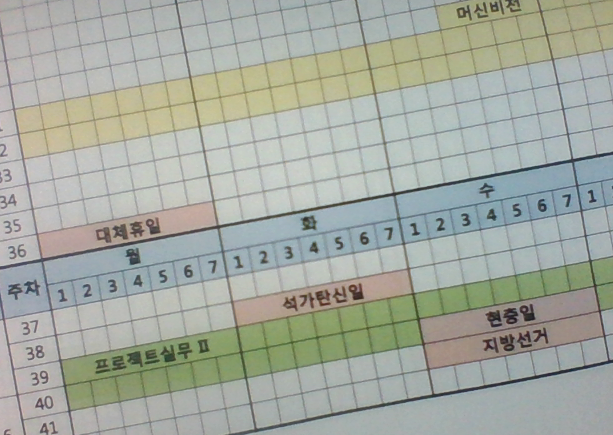
#> input picture timetable.png, 613 x 435 px
$ python thres.py
#> lines starting #> are read from the running program, lines starting #| are printed output that depends on the picture; after the words box and inside, x2 and y2 are one past the last pixel; in counts of white or black regions, pixels touching at a corner belong together
import cv2
import numpy as np
from matplotlib import pyplot as plt

img = cv2.imread('timetable.png',0)
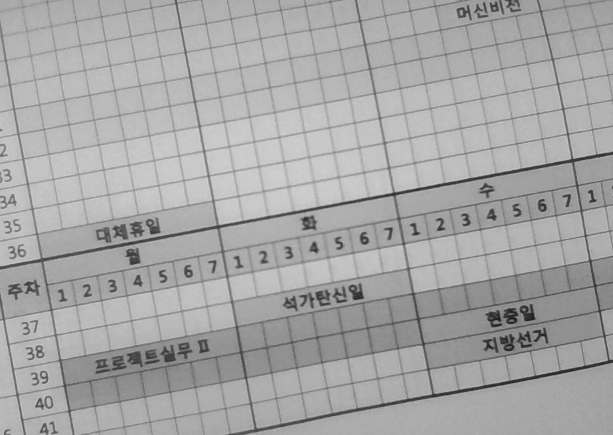
#> img: shape (435, 613); min 21, max 210, mean 166.7
img = cv2.medianBlur(img,5)
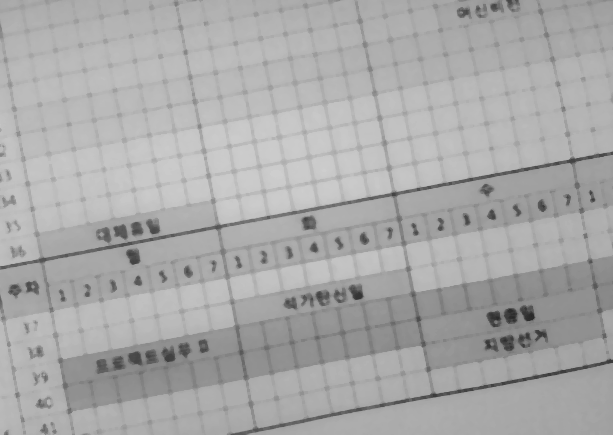
#> img: shape (435, 613); min 39, max 206, mean 169.1

ret,th1 = cv2.threshold(img,127,255,cv2.THRESH_BINARY)
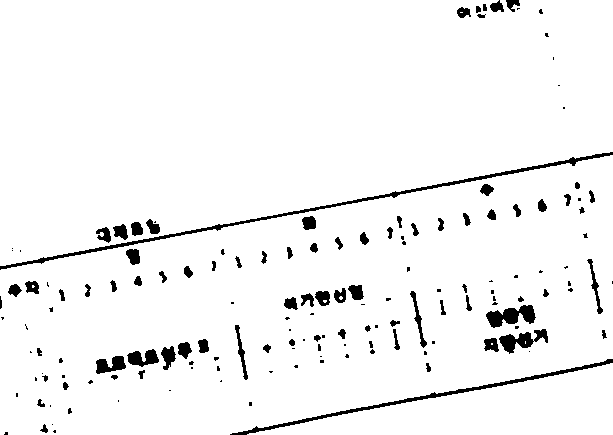
#> th1: shape (435, 613); 95.7% white; 154 black regions (73 under 20 px), largest, box (x1, y1, x2, y2) and area: (0, 152, 613, 270) 1996, (230, 359, 613, 435) 1343, (486, 305, 536, 328) 644
th2 = cv2.adaptiveThreshold(img,255,cv2.ADAPTIVE_THRESH_MEAN_C, cv2.THRESH_BINARY,9,2)
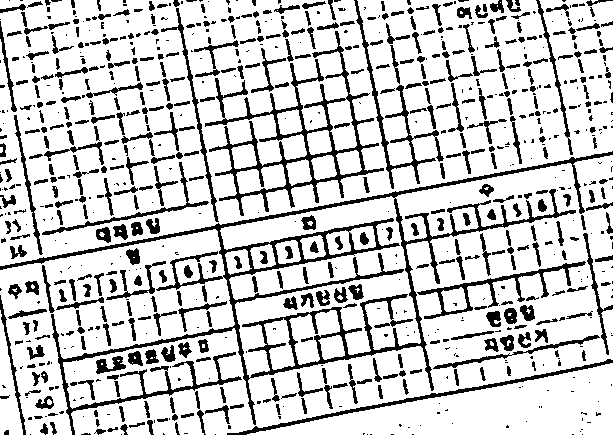
#> th2: shape (435, 613); 79.9% white; 833 black regions (388 under 20 px), largest, box (x1, y1, x2, y2) and area: (0, 151, 613, 435) 12500, (205, 31, 384, 216) 4684, (354, 0, 444, 189) 1443
th3 = cv2.adaptiveThreshold(img,255,cv2.ADAPTIVE_THRESH_GAUSSIAN_C, cv2.THRESH_BINARY,9,2)
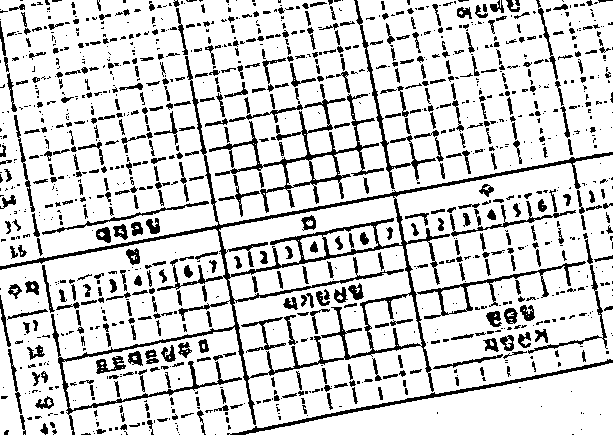
#> th3: shape (435, 613); 82.9% white; 1183 black regions (667 under 20 px), largest, box (x1, y1, x2, y2) and area: (0, 56, 613, 435) 9724, (209, 84, 384, 213) 2622, (227, 359, 613, 435) 1314

cv2.imshow('th1',th1)
cv2.imshow('th2',th2)
cv2.imshow('th3',th3)

cv2.waitKey(0)
cv2.destroyAllWindows()
